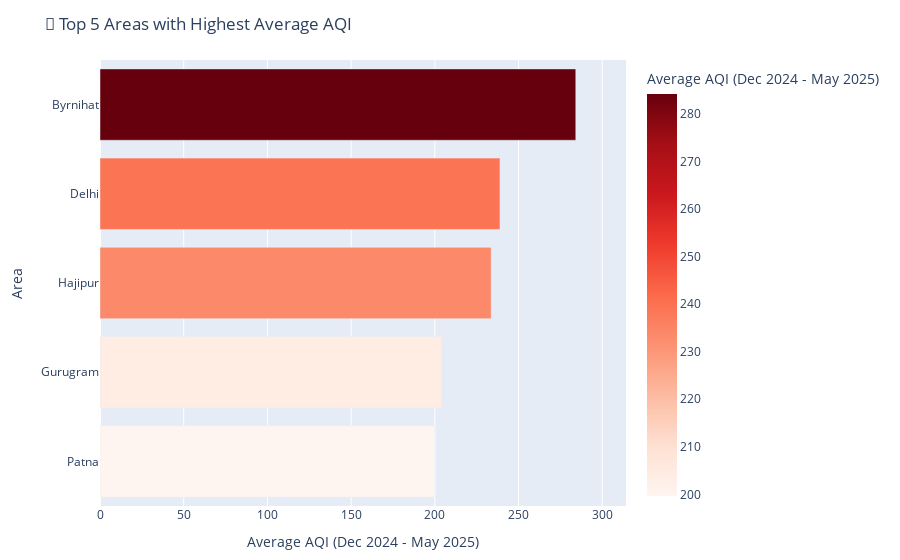

This figure's notebook cell:
### Markdown cell above
## 🚨 Top 5 Areas with Highest Average AQI

These areas experienced the worst air quality over the last 6 months.

### Code cell
import plotly.express as px

fig = px.bar(
  top5,
  x='avg_aqi',
  y='area',
  orientation='h',
  color='avg_aqi',
  color_continuous_scale='Reds',
  labels={'avg_aqi': 'Average AQI (Dec 2024 - May 2025)', 'area': 'Area'},
  title='🚨 Top 5 Areas with Highest Average AQI'
)
fig.update_layout(
  xaxis_range=[0, top5['avg_aqi'].max() + 30],
  yaxis=dict(autorange="reversed"),
  margin=dict(l=100, r=20, t=60, b=40)
)
fig.show()

### Figure 1 — Plotly figure (JSON) as saved in the notebook; plotly's stock layout.template omitted (floating-point values rounded to 4 significant figures)
{"data": [{"hovertemplate": "Average AQI (Dec 2024 - May 2025)=%{marker.color}<br>Area=%{y}<extra></extra>", "legendgroup": "", "marker": {"color": [284.2, 238.9, 233.7, 204.1, 199.7], "coloraxis": "coloraxis", "pattern": {"shape": ""}}, "name": "", "orientation": "h", "showlegend": false, "textposition": "auto", "type": "bar", "x": [284.2, 238.9, 233.7, 204.1, 199.7], "xaxis": "x", "y": ["Byrnihat", "Delhi", "Hajipur", "Gurugram", "Patna"], "yaxis": "y"}], "layout": {"barmode": "relative", "coloraxis": {"colorbar": {"title": {"text": "Average AQI (Dec 2024 - May 2025)"}}, "colorscale": [[0, "rgb(255,245,240)"], [0.125, "rgb(254,224,210)"], [0.25, "rgb(252,187,161)"], [0.375, "rgb(252,146,114)"], [0.5, "rgb(251,106,74)"], [0.625, "rgb(239,59,44)"], [0.75, "rgb(203,24,29)"], [0.875, "rgb(165,15,21)"], [1, "rgb(103,0,13)"]]}, "legend": {"tracegroupgap": 0}, "margin": {"b": 40, "l": 100, "r": 20, "t": 60}, "title": {"text": "🚨 Top 5 Areas with Highest Average AQI"}, "xaxis": {"anchor": "y", "domain": [0, 1], "range": [0, 314.2], "title": {"text": "Average AQI (Dec 2024 - May 2025)"}}, "yaxis": {"anchor": "x", "autorange": "reversed", "domain": [0, 1], "title": {"text": "Area"}}}}
